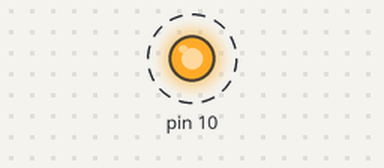
This sketch was run on a simulated Arduino Uno, built with avr-gcc and run on an emulated ATmega328P. Shown: output pins drawn as LEDs (lit = HIGH). Dashed ring = blinking.

Above: at 0.4 s.
Timing chart, 0 to 3.7 s (numbered marks = the images above):
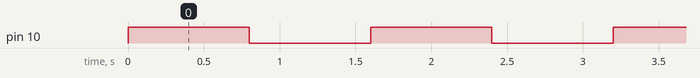

The sketch:

piscaLed.ino
```cpp
//Pisca LED
void setup() {
  // put your setup code here, to run once:
  pinMode(10, OUTPUT);

}

void loop() {
  // put your main code here, to run repeatedly:
  digitalWrite(10, HIGH);
  delay(800);
  digitalWrite(10, LOW);
  delay(800);
}
```

Measured:
- by itself, pin 10: alternates HIGH for 0.80 s and LOW for 0.80 s
